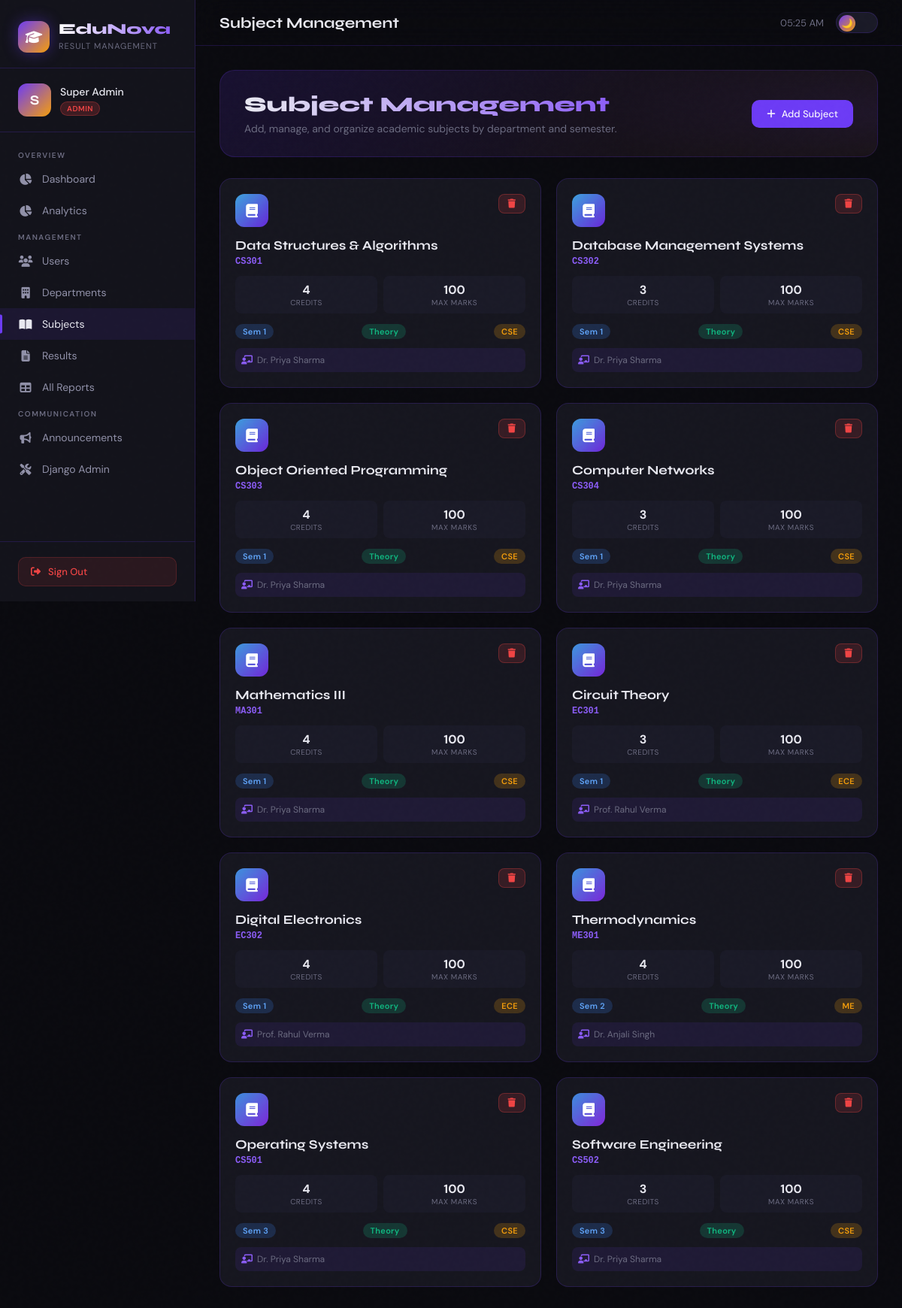
Screenshot of /subjects/ (signed in) with the database file from the repository.
### core/models.py (models this page shows, shortened)
class User(AbstractUser):
    ROLE_CHOICES = (
        ('admin', 'Admin'),
        ('teacher', 'Teacher'),
        ('student', 'Student'),
    )
    role = models.CharField(max_length=20, choices=ROLE_CHOICES, default='student')
    phone = models.CharField(max_length=15, blank=True)
    profile_pic = models.ImageField(upload_to='profiles/', blank=True, null=True)
    created_at = models.DateTimeField(auto_now_add=True)

class Subject(models.Model):
    name = models.CharField(max_length=100)
    code = models.CharField(max_length=20, unique=True)
    department = models.ForeignKey(Department, on_delete=models.CASCADE, related_name='subjects')
    teacher = models.ForeignKey(Teacher, on_delete=models.SET_NULL, null=True, blank=True, related_name='subjects')
    semester = models.IntegerField(default=1)
    credit_hours = models.IntegerField(default=3)
    max_marks = models.IntegerField(default=100)
    passing_marks = models.IntegerField(default=40)
    subject_type = models.CharField(max_length=20, choices=[('theory', 'Theory'), ('practical', 'Practical'), ('lab', 'Lab')], default='theory')
    created_at = models.DateTimeField(auto_now_add=True)

class Department(models.Model):
    name = models.CharField(max_length=100)
    code = models.CharField(max_length=10, unique=True)
    description = models.TextField(blank=True)
    created_at = models.DateTimeField(auto_now_add=True)
    def __str__(self):
        return self.name

class Teacher(models.Model):
    user = models.OneToOneField(User, on_delete=models.CASCADE, related_name='teacher_profile')
    department = models.ForeignKey(Department, on_delete=models.SET_NULL, null=True, blank=True)
    employee_id = models.CharField(max_length=20, unique=True)
    qualification = models.CharField(max_length=100, blank=True)
    joining_date = models.DateField(null=True, blank=True)
    def __str__(self):
        return f"Teacher: {self.user.get_full_name() or self.user.username}"

### core/views.py (the view)
    def wrapper(request, *args, **kwargs):
        if not request.user.is_authenticated or request.user.role not in ['admin', 'teacher']:
            messages.error(request, 'Access denied.')
            return redirect('login')
        return func(request, *args, **kwargs)

### core/views.py (called while the page is built, shortened)
def teacher_required(func):
    def wrapper(request, *args, **kwargs):
        if not request.user.is_authenticated or request.user.role not in ['admin', 'teacher']:
            messages.error(request, 'Access denied.')
            return redirect('login')
        return func(request, *args, **kwargs)
    wrapper.__name__ = func.__name__
    return wrapper

@teacher_required
def manage_subjects(request):
    user = request.user
    if user.role == 'admin':
        subjects = Subject.objects.select_related('department', 'teacher__user').all()
    else:
        teacher = get_object_or_404(Teacher, user=user)
        subjects = Subject.objects.filter(teacher=teacher)
    form = SubjectForm()
    return render(request, 'core/manage_subjects.html', {'subjects': subjects, 'form': form})

### core/templates/core/manage_subjects.html (shortened to what this page needs)
{% extends 'core/base.html' %}
{% block page_title %}Subject Management{% endblock %}
{% block nav_subjects %}active{% endblock %}
{% block content %}
<div class="page-hero">
    <div style="display:flex;justify-content:space-between;align-items:center;flex-wrap:wrap;gap:16px;">
        <div>
            <h1>Subject Management</h1>
            <p>Add, manage, and organize academic subjects by department and semester.</p>
        </div>
        <button class="btn btn-primary" onclick="openModal('addSubjectModal')">
            <i class="fas fa-plus"></i> Add Subject
        </button>
    </div>
</div>
<div style="display:grid;grid-template-columns:repeat(auto-fill,minmax(280px,1fr));gap:20px;margin-bottom:24px;">
    {% for subject in subjects %}
    <div class="card" style="animation:fadeInUp 0.5s ease {{ forloop.counter0|add:0 }}00ms both;padding:20px;">
        <div style="display:flex;align-items:flex-start;justify-content:space-between;margin-bottom:14px;">
            <div style="width:44px;height:44px;border-radius:12px;
                background:linear-gradient(135deg,
                hsl({{ subject.id|add:180 }}deg,70%,55%),
                hsl({{ subject.id|add:240 }}deg,70%,50%));
                display:flex;align-items:center;justify-content:center;font-size:18px;color:white;">
                {% if subject.subject_type == 'theory' %}<i class="fas fa-book"></i>
                {% elif subject.subject_type == 'practical' %}<i class="fas fa-flask"></i>
                {% else %}<i class="fas fa-microscope"></i>{% endif %}
            </div>
            <div style="display:flex;gap:6px;">
                <a href="{% url 'delete_subject' subject.id %}"
                   onclick="return confirm('Delete subject {{ subject.name }}?')"
                   class="btn btn-sm btn-danger"><i class="fas fa-trash"></i></a>
            </div>
        </div>
        <div style="font-family:'Syne',sans-serif;font-size:17px;font-weight:700;margin-bottom:4px;">{{ subject.name }}</div>
        <div style="font-size:12px;color:var(--primary-light);font-weight:600;margin-bottom:12px;font-family:monospace;">{{ subject.code }}</div>
        <div style="display:grid;grid-template-columns:1fr 1fr;gap:8px;margin-bottom:14px;">
            <div style="padding:8px;background:var(--bg3);border-radius:8px;text-align:center;">
                <div style="font-weight:700;font-size:16px;color:var(--text);">{{ subject.credit_hours }}</div>
                <div style="font-size:10px;color:var(--text-muted);text-transform:uppercase;letter-spacing:0.5px;">Credits</div>
            </div>
            <div style="padding:8px;background:var(--bg3);border-radius:8px;text-align:center;">
                <div style="font-weight:700;font-size:16px;color:var(--text);">{{ subject.max_marks }}</div>
                <div style="font-size:10px;color:var(--text-muted);text-transform:uppercase;letter-spacing:0.5px;">Max Marks</div>
            </div>
        </div>
        <div style="display:flex;align-items:center;justify-content:space-between;flex-wrap:wrap;gap:8px;">
            <span class="badge" style="background:rgba(59,130,246,0.2);color:#60A5FA;">Sem {{ subject.semester }}</span>
            <span class="badge" style="background:rgba(16,185,129,0.2);color:#10B981;">{{ subject.subject_type|capfirst }}</span>
            {% if subject.department %}
            <span class="badge" style="background:rgba(245,158,11,0.2);color:#F59E0B;">{{ subject.department.code }}</span>
            {% endif %}
        </div>
        {% if subject.teacher %}
        <div style="margin-top:12px;padding:8px;background:rgba(108,59,245,0.1);border-radius:8px;font-size:12px;color:var(--text-muted);display:flex;align-items:center;gap:6px;">
            <i class="fas fa-chalkboard-teacher" style="color:var(--primary-light)"></i>
            {{ subject.teacher.user.get_full_name|default:subject.teacher.user.username }}
        </div>
        {% endif %}
    </div>
    {% endfor %}
</div>
{% endblock %}

### core/templates/core/base.html (shortened to what this page needs)
<!DOCTYPE html>
<html lang="en">
<head>
    <link rel="stylesheet" href="https://cdnjs.cloudflare.com/ajax/libs/font-awesome/6.4.0/css/all.min.css">
</head>
<body>
    {% if user.is_authenticated %}
    <aside class="sidebar" id="sidebar">
        <div class="sidebar-brand">
            <a href="{% url 'dashboard' %}" class="brand-logo">
                <div class="brand-icon">
                    <i class="fas fa-graduation-cap"></i>
                </div>
                <div class="brand-text">
                    <h2>EduNova</h2>
                    <span>Result Management</span>
                </div>
            </a>
        </div>
        <div class="sidebar-user">
            <div class="user-info">
                <div class="user-avatar">{{ user.get_full_name|first|default:user.username|first|upper }}</div>
                <div class="user-details">
                    <p>{{ user.get_full_name|default:user.username }}</p>
                    <div class="role-badge {{ user.role }}">{{ user.role }}</div>
                </div>
            </div>
        </div>
        <nav class="sidebar-nav">
            {% if user.role == 'admin' %}
            <div class="nav-section-title">Overview</div>
            <a href="{% url 'admin_dashboard' %}" class="nav-item {% block nav_admin_dash %}{% endblock %}">
                <i class="fas fa-chart-pie"></i> Dashboard
            </a>
            <a href="{% url 'teacher_analytics' %}" class="nav-item {% block nav_admin_analytics %}{% endblock %}">
    <i class="fas fa-chart-pie"></i> Analytics
</a>
            <div class="nav-section-title">Management</div>
            <a href="{% url 'manage_users' %}" class="nav-item {% block nav_users %}{% endblock %}">
                <i class="fas fa-users"></i> Users
            </a>
            <a href="{% url 'manage_departments' %}" class="nav-item {% block nav_depts %}{% endblock %}">
                <i class="fas fa-building"></i> Departments
            </a>
            <a href="{% url 'manage_subjects' %}" class="nav-item {% block nav_subjects %}{% endblock %}">
                <i class="fas fa-book-open"></i> Subjects
            </a>
            <a href="{% url 'manage_results' %}" class="nav-item {% block nav_results %}{% endblock %}">
                <i class="fas fa-file-alt"></i> Results
            </a>
            <a href="{% url 'all_students_results' %}" class="nav-item {% block nav_all_results %}{% endblock %}">
                <i class="fas fa-table"></i> All Reports
            </a>
            <div class="nav-section-title">Communication</div>
            <a href="{% url 'manage_announcements' %}" class="nav-item {% block nav_announce %}{% endblock %}">
                <i class="fas fa-bullhorn"></i> Announcements
            </a>
            <a href="/django-admin/" class="nav-item">
                <i class="fas fa-tools"></i> Django Admin
            </a>
            {% endif %}
        </nav>
        <div class="sidebar-footer">
            <a href="{% url 'logout' %}" class="logout-btn">
                <i class="fas fa-sign-out-alt"></i> Sign Out
            </a>
        </div>
    </aside>
    <div class="main-content">
        <header class="topbar">
            <div class="topbar-title">{% block page_title %}Dashboard{% endblock %}</div>
            <div class="topbar-right">
    <span class="topbar-time" id="clock"></span>
    <button id="themeToggle" onclick="toggleTheme()" title="Toggle light/dark mode"
        style="
            background: var(--bg3);
            border: 1px solid var(--border);
            border-radius: 50px;
            width: 56px; height: 28px;
            cursor: pointer;
            position: relative;
            transition: all 0.3s;
            flex-shrink: 0;
        ">
        <span id="toggleKnob" style="
            position: absolute;
            top: 3px; left: 3px;
            width: 22px; height: 22px;
            border-radius: 50%;
            background: linear-gradient(135deg, var(--primary), var(--accent));
            transition: transform 0.3s cubic-bezier(0.34,1.56,0.64,1);
            display: flex; align-items: center; justify-content: center;
            font-size: 12px;
        ">🌙</span>
    </button>
</div>
        </header>
        <main class="page-content">
            {% block content %}{% endblock %}
        </main>
    </div>
    {% else %}
        {% block auth_content %}{% endblock %}
    {% endif %}
</body>
</html>

### rows the page displays
User: get_full_name|first "S", get_full_name "Super Admin", role "ADMIN"
Subject: name "Data Structures & Algorithms", code "CS301", credit_hours "4", max_marks "100", semester "1", subject_type "Theory", department.code "CSE", teacher.user.get_full_name "Dr. Priya Sharma"
Subject: name "Database Management Systems", code "CS302", credit_hours "3", max_marks "100", semester "1", subject_type "Theory", department.code "CSE", teacher.user.get_full_name "Dr. Priya Sharma"
Subject: name "Object Oriented Programming", code "CS303", credit_hours "4", max_marks "100", semester "1", subject_type "Theory", department.code "CSE", teacher.user.get_full_name "Dr. Priya Sharma"
Subject: name "Computer Networks", code "CS304", credit_hours "3", max_marks "100", semester "1", subject_type "Theory", department.code "CSE", teacher.user.get_full_name "Dr. Priya Sharma"
Subject: name "Mathematics III", code "MA301", credit_hours "4", max_marks "100", semester "1", subject_type "Theory", department.code "CSE", teacher.user.get_full_name "Dr. Priya Sharma"
Subject: name "Circuit Theory", code "EC301", credit_hours "3", max_marks "100", semester "1", subject_type "Theory", department.code "ECE", teacher.user.get_full_name "Prof. Rahul Verma"
Subject: name "Digital Electronics", code "EC302", credit_hours "4", max_marks "100", semester "1", subject_type "Theory", department.code "ECE", teacher.user.get_full_name "Prof. Rahul Verma"
Subject: name "Thermodynamics", code "ME301", credit_hours "4", max_marks "100", semester "2", subject_type "Theory", department.code "ME", teacher.user.get_full_name "Dr. Anjali Singh"
Subject: name "Operating Systems", code "CS501", credit_hours "4", max_marks "100", semester "3", subject_type "Theory", department.code "CSE", teacher.user.get_full_name "Dr. Priya Sharma"
Subject: name "Software Engineering", code "CS502", credit_hours "3", max_marks "100", semester "3", subject_type "Theory", department.code "CSE", teacher.user.get_full_name "Dr. Priya Sharma"
